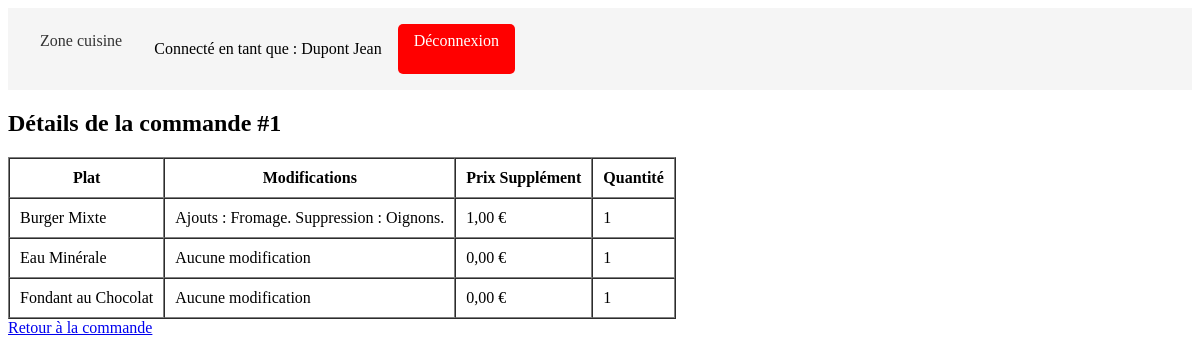
Page /Admin/info_commande.php?commande_id=1 (signed in) on the committed database.
### tables this page shows
CREATE TABLE contenu_commande (
    id INT AUTO_INCREMENT PRIMARY KEY,
    commande_id INT NOT NULL,
    plat_id INT NOT NULL,
    quantite INT DEFAULT 1,
    modifications TEXT DEFAULT NULL,
    prix_supplément DECIMAL(10, 2) DEFAULT 0,
    FOREIGN KEY (commande_id) REFERENCES commandes(id),
    FOREIGN KEY (plat_id) REFERENCES plats(id)
);

CREATE TABLE plats (
    id INT AUTO_INCREMENT PRIMARY KEY,
    nom VARCHAR(255) NOT NULL,
    image VARCHAR(255) NOT NULL,
    prix DECIMAL(10, 2) NOT NULL,
    type ENUM('ENTREE', 'PLAT', 'DESSERT', 'BOISSON') NOT NULL
);

### Actions/zone_cuisine_repo.php (called while the page is built, shortened)
<?php
function getCommandeDetails($commande_id)
{
    try {
        $con = connexion();
        $sql = "
            SELECT
                plats.nom AS plat_name,
                contenu_commande.modifications,
                contenu_commande.prix_supplément,
                contenu_commande.quantite
            FROM contenu_commande
            LEFT JOIN plats ON contenu_commande.plat_id = plats.id
            WHERE contenu_commande.commande_id = :id
        ";
        $stmt = $con->prepare($sql);
        $stmt->execute(['id' => $commande_id]);
        $details = $stmt->fetchAll(PDO::FETCH_ASSOC);
        return $details;
    } catch (PDOException $e) {
        echo "Erreur : " . $e->getMessage();
        return null;
    }
}

### Admin/info_commande.php (the view, shortened to what this page needs)
<?php
require('../HeaderFooter/Admin/Header.php');
require("../Actions/zone_cuisine_repo.php");
if (isset($_GET['commande_id'])) {
    $commande_id = $_GET['commande_id'];
    $commandeDetails = getCommandeDetails($commande_id);
} else {
    echo "Commande non spécifiée.";
    exit;
}
?>
<div class="container">
    <h2>Détails de la commande #<?php echo htmlspecialchars($commande_id); ?></h2>
    <?php if ($commandeDetails): ?>
        <table border="1" cellpadding="10" cellspacing="0">
            <thead>
                <tr>
                    <th>Plat</th>
                    <th>Modifications</th>
                    <th>Prix Supplément</th>
                    <th>Quantité</th>
                </tr>
            </thead>
            <tbody>
                <?php foreach ($commandeDetails as $detail): ?>
                    <tr>
                        <td><?php echo htmlspecialchars($detail['plat_name']); ?></td>
                        <td>
                            <?php
                            if ($detail['modifications'] && $detail['modifications'] != 'NULL') {
                                $modifications = json_decode($detail['modifications'], true);
                                if (json_last_error() === JSON_ERROR_NONE) {
                                    $modificationText = '';
                                    if (isset($modifications['ajouts']) && count($modifications['ajouts']) > 0) {
                                        $modificationText .= 'Ajouts : ' . implode(', ', $modifications['ajouts']) . '. ';
                                    }
                                    if (isset($modifications['suppression']) && count($modifications['suppression']) > 0) {
                                        $modificationText .= 'Suppression : ' . implode(', ', $modifications['suppression']) . '.';
                                    }
                                    echo $modificationText ? $modificationText : 'Aucune modification';
                                } else {
                                    echo 'Erreur de format JSON';
                                }
                            } else {
                                echo 'Aucune modification';
                            }
                            ?>
                        </td>
                        <td><?php echo number_format($detail['prix_supplément'], 2, ',', ' ') . ' €'; ?></td>
                        <td><?php echo htmlspecialchars($detail['quantite']); ?></td>
                    </tr>
                <?php endforeach; ?>
            </tbody>
        </table>
    <?php else: ?>
        <p>Aucun détail trouvé pour cette commande.</p>
    <?php endif; ?>
    <a href="zone_cuisine.php" class="btn btn-primary">Retour à la commande</a>
</div>

### rows in the picture
contenu_commande: plat.nom "Burger Mixte", modifications "Ajouts : Fromage. Suppression : Oignons.", prix_supplément "1,00", quantite "1"
contenu_commande: plat.nom "Eau Minérale", shows "Aucune modification", prix_supplément "0,00", quantite "1"
contenu_commande: plat.nom "Fondant au Chocolat", shows "Aucune modification", prix_supplément "0,00", quantite "1"

### other values in the picture
$_SESSION['nom'] "Dupont"
$_SESSION['prenom'] "Jean"
$commande_id "1"
